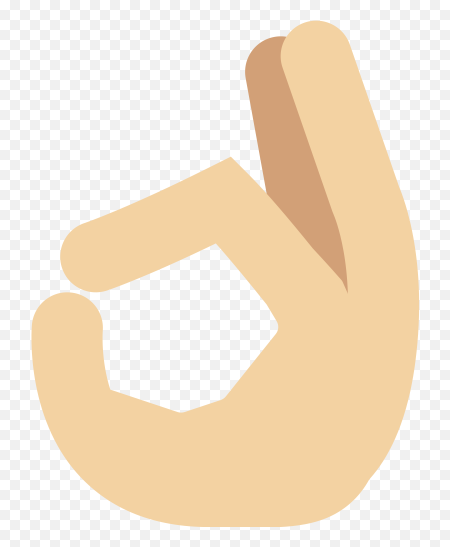
#> input picture asset/ok.jpg, 900 x 1094 px, given in place of the camera (shown at 1/2 size)
$ python build_db.py
#> lines starting #> are read from the running program, lines starting #| are printed output that depends on the picture; after the words box and inside, x2 and y2 are one past the last pixel; in counts of white or black regions, pixels touching at a corner belong together
import numpy as np
import cv2
import imutils

import os

background = None
def get_bg(image, W):
	global background
	if background is None:
		background = image.copy().astype("float")
		return
	cv2.accumulateWeighted(image, background, W)

def seg_threshold(image, threshold=30):
	global background

	subtraction = cv2.absdiff(background.astype("uint8"), image)

	(_, after_threshold) = cv2.threshold(subtraction, threshold, 255, cv2.THRESH_BINARY)

	(contours, _) = cv2.findContours(after_threshold.copy(), cv2.RETR_EXTERNAL, cv2.CHAIN_APPROX_SIMPLE)

	if len(contours) == 0:
		return
	else:
		segmented = max(contours, key=cv2.contourArea)
		return (after_threshold, segmented)

if __name__ == "__main__":
	cam = cv2.VideoCapture(1)

	num_frame = 0

	wid_left = 0.65
	wid_right = 0.95
	hei_top = 0.1
	hei_bottom = 0.1 + 0.3*1.7

	CONT = True

	MAX_NUM = 700
	## 'v': victory, 'o': OK, 'h': horn, 'f': fist, 'p': palm
	num_picture = {'v':0, 'o':0, 'h':0, 'f':0, 'p':0}
	relative_path = './data'
	for directory, subdir, files in os.walk(relative_path):
		for file in files:
			if file.startswith('v'):
				num_picture['v'] += 1
			if file.startswith('o'):
				num_picture['o'] += 1
			if file.startswith('h'):
				num_picture['h'] += 1
			if file.startswith('f'):
				num_picture['f'] += 1
			if file.startswith('p'):
				num_picture['p'] += 1

	while CONT:
		(ret, frame) = cam.read()
#> frame is the input picture: shape (1094, 900, 3); mean B, G, R 207, 228.4, 244.1
		num_frame += 1

		frame = imutils.resize(frame, width=1000)
#> frame: shape (1215, 1000, 3)
		frame = cv2.flip(frame, 1)
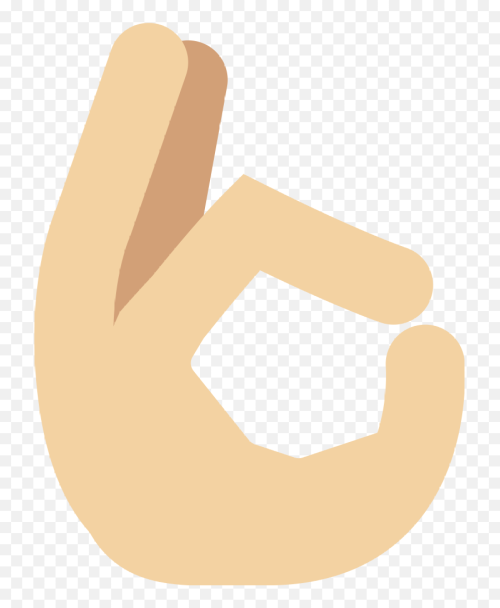
#> frame: shape (1215, 1000, 3) (shown at 1/2 size); mean B, G, R 206.9, 228.4, 244.1

		## Use this clone frame to put some extra objects
		clone = frame.copy()

		height = frame.shape[0]
#> height = 1215
		width = frame.shape[1]
#> width = 1000

		box_top = int(height * hei_top)
#> box_top = 121
		box_bottom = int(height * hei_bottom)
#> box_bottom = 741
		box_left = int(width * wid_left)
#> box_left = 650
		box_right = int(width * wid_right)
#> box_right = 950

		## Region of Interest
		ROI = frame[box_top:box_bottom, box_left:box_right]
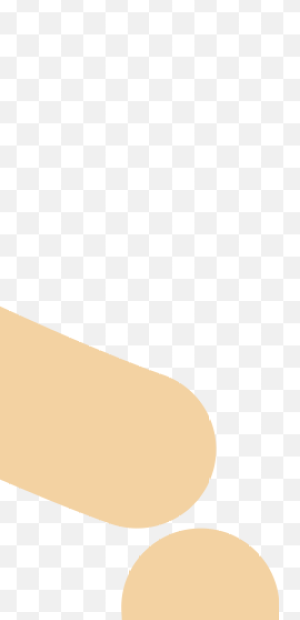
#> ROI: shape (620, 300, 3); mean B, G, R 226.8, 238.4, 246.4

		gray_ROI = cv2.cvtColor(ROI, cv2.COLOR_BGR2GRAY)
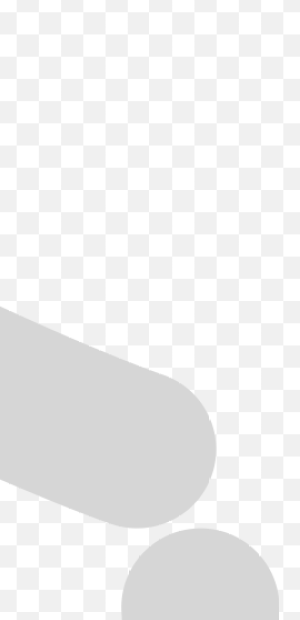
#> gray_ROI: shape (620, 300); min 214, max 255, mean 239.4
		gray_ROI = cv2.GaussianBlur(gray_ROI, (15,15), 0)

		saved_image = None

		if num_frame <= 50:
			get_bg(gray_ROI, 0.5)
			cv2.putText(clone, 'Please wait for extracting bg...', (20,30), cv2.FONT_HERSHEY_SIMPLEX, 0.8, (0,0,255), 2)
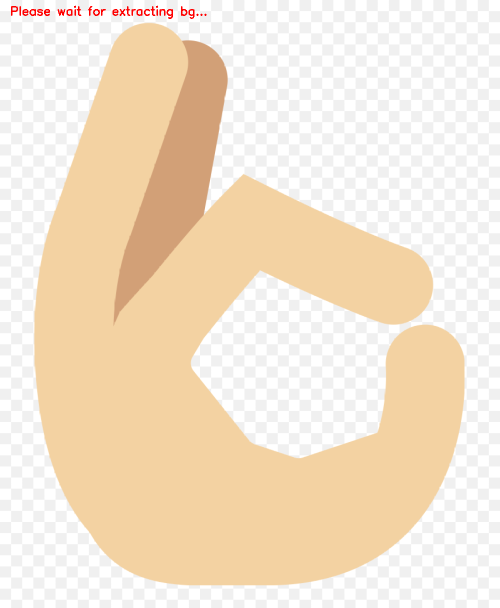
#> clone: shape (1215, 1000, 3) (shown at 1/2 size); 0.2% of pixels changed, all inside (x1, y1, x2, y2) = (22, 11, 413, 38)
		else:
			cv2.rectangle(clone, (box_left, box_top), (box_right, box_bottom), (0,255,0), 3)
			cv2.putText(clone, 'Please put hand in green box', (20,30), cv2.FONT_HERSHEY_SIMPLEX, 0.8, (0,255,0), 2)

			cv2.putText(clone, 'Max number for each image: %d' % (MAX_NUM), (20,65), cv2.FONT_HERSHEY_SIMPLEX, 0.8, (0,0,255), 2)
			cv2.putText(clone, 'Press v to save Victory; Cur Number: %d' % (num_picture['v']), (20,100), cv2.FONT_HERSHEY_SIMPLEX, 0.8, (0,0,255), 2)
			cv2.putText(clone, 'Press o to save OK; Cur Number: %d' % (num_picture['o']), (20,135), cv2.FONT_HERSHEY_SIMPLEX, 0.8, (0,0,255), 2)
			cv2.putText(clone, 'Press h to save Horn; Cur Number: %d' % (num_picture['h']), (20,170), cv2.FONT_HERSHEY_SIMPLEX, 0.8, (0,0,255), 2)
			cv2.putText(clone, 'Press f to save Fist; Cur Number: %d' % (num_picture['f']), (20,205), cv2.FONT_HERSHEY_SIMPLEX, 0.8, (0,0,255), 2)
			cv2.putText(clone, 'Press p to save Palm; Cur Number: %d' % (num_picture['p']), (20,240), cv2.FONT_HERSHEY_SIMPLEX, 0.8, (0,0,255), 2)

			gesture_seg = seg_threshold(gray_ROI)

			if gesture_seg:
				(thresh, seg) = gesture_seg

				cv2.drawContours(clone, [seg + (box_left, box_top)], -1, (0, 0, 255))
				cv2.imshow("Thresholding", thresh)

				saved_image = thresh.copy()


		cv2.imshow('Frame', clone)

		key_input = cv2.waitKey(1) & 0xff
#> (key q is pressed here)

		if key_input == ord('q'):
			CONT = False
		elif key_input == ord('v'):
			if num_picture['v'] < MAX_NUM:
				index = num_picture['v'] + 1
				path = "test/" + (chr(key_input)+"1_"+str(index)+".jpg")
				cv2.imwrite(path, saved_image)
				num_picture['v'] += 1
		elif key_input == ord('o'):
			if num_picture['o'] < MAX_NUM:
				index = num_picture['o'] + 1
				path = "test/" + (chr(key_input)+"1_"+str(index)+".jpg")
				cv2.imwrite(path, saved_image)
				num_picture['o'] += 1
		elif key_input == ord('h'):
			if num_picture['h'] < MAX_NUM:
				index = num_picture['h'] + 1
				path = "test/" + (chr(key_input)+"1_"+str(index)+".jpg")
				cv2.imwrite(path, saved_image)
				num_picture['h'] += 1
		elif key_input == ord('f'):
			if num_picture['f'] < MAX_NUM:
				index = num_picture['f'] + 1
				path = "test/" + (chr(key_input)+"1_"+str(index)+".jpg")
				cv2.imwrite(path, saved_image)
				num_picture['f'] += 1
		elif key_input == ord('p'):
			if num_picture['p'] < MAX_NUM:
				index = num_picture['p'] + 1
				path = "test/" + (chr(key_input)+"1_"+str(index)+".jpg")
				cv2.imwrite(path, saved_image)
				num_picture['p'] += 1

cam.release()
cv2.destroyAllWindows()

$ run again, on asset/vgg16.png
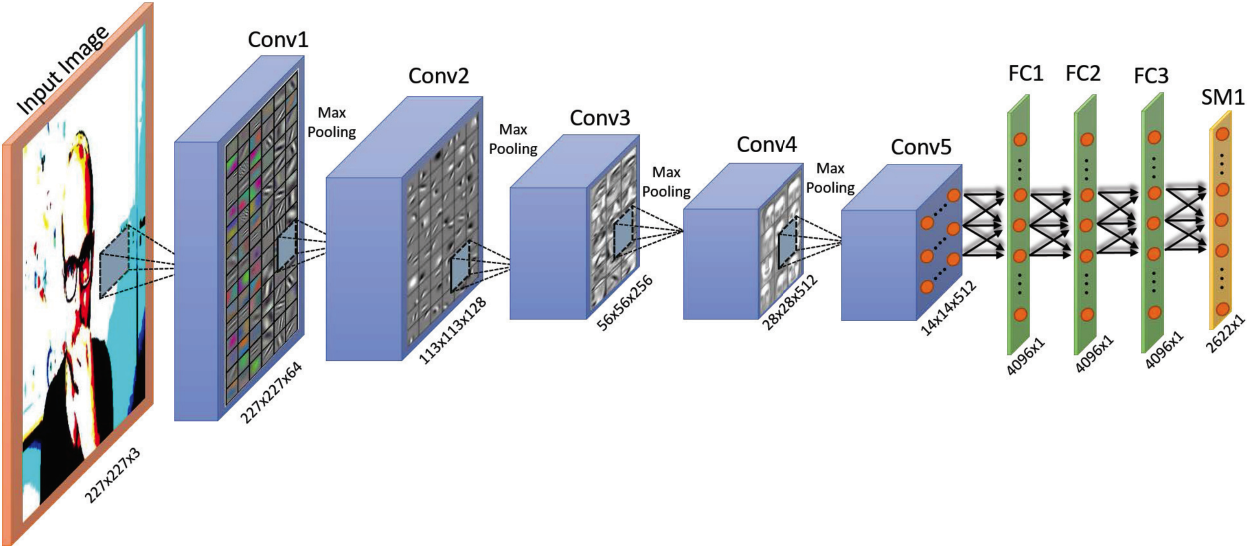
#> input picture asset/vgg16.png, 2494 x 1096 px, given in place of the camera (shown at 1/2 size)
#> frame is the input picture: shape (1096, 2494, 3); mean B, G, R 220.2, 216.3, 215.2
#> `gray_ROI = cv2.GaussianBlur(gray_ROI, (15,15), 0)`:
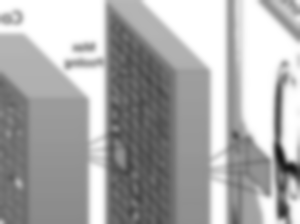
#> gray_ROI: shape (224, 300); min 24, max 255, mean 171.6
#> `cv2.putText(clone, 'Please wait for extracting bg...', (20,30), cv2.FO..`:
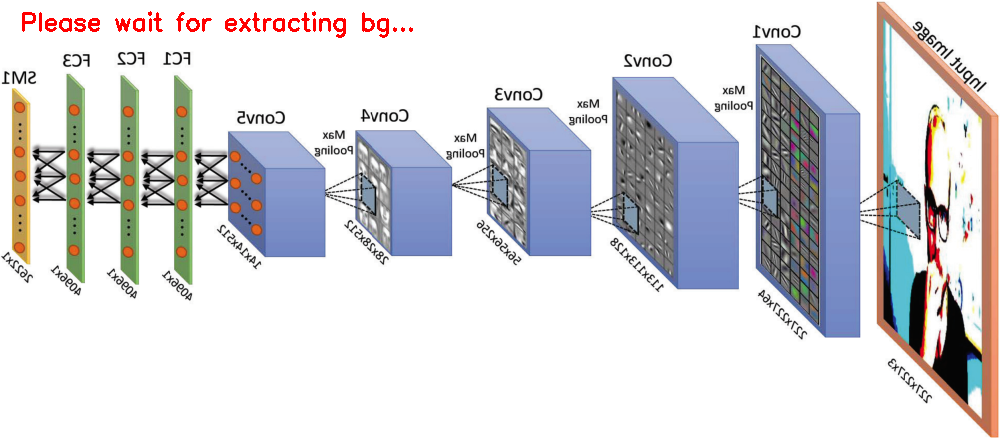
#> clone: shape (439, 1000, 3); mean B, G, R 218.8, 214.9, 215.2
